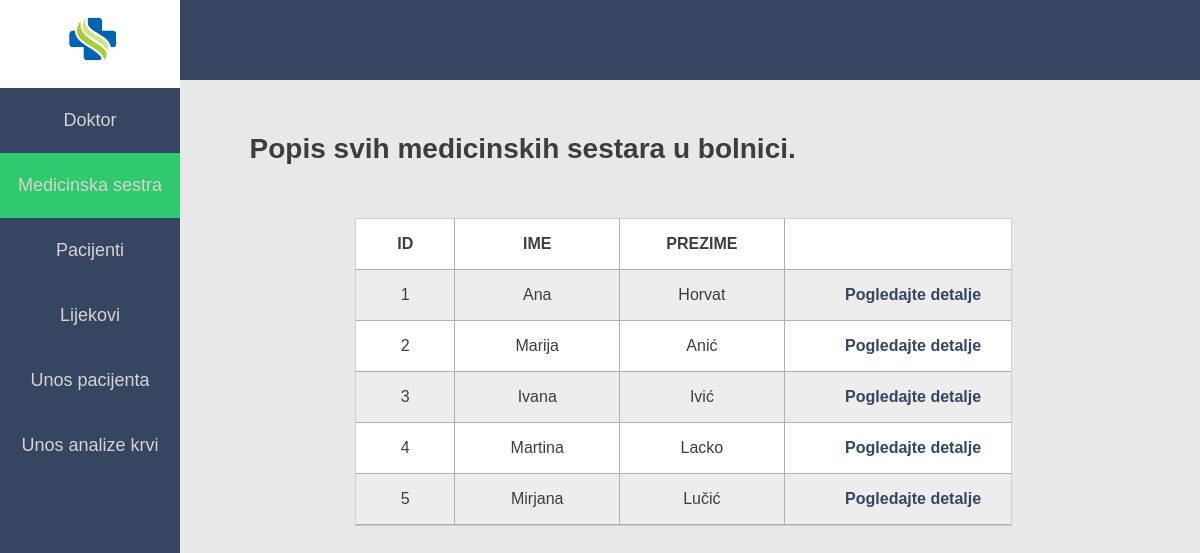
The app's page /sestra.php with its own data.
### tables this page shows
CREATE TABLE Medicinska_sestra(
id INT PRIMARY KEY NOT NULL,
ime VARCHAR(30),
prezime VARCHAR(30));

### sestra.php (the view, shortened to what this page needs)
<html>
<head>
     <link rel="stylesheet" href="style.css">
</head>
<body bgcolor="#e8e8e8">
   <header>
   </header>
   <div class="menu">
   	<div class="logo_space">
   		<a href="index.php"><img src="images/logo.png" style="width: 80px; height:75px; margin-left: 30%;" ></a>
   	</div>
    <a href="doktori.php"><div class="item">Doktor</div></a>
    <a href="sestra.php"><div class="item" id="selected_item">Medicinska sestra</div></a>
    <a href="pacijenti.php"><div class="item">Pacijenti</div></a>
    <a href="lijekovi.php"><div class="item">Lijekovi</div></a>
    <a href="unos_pacijenta.php"><div class="item">Unos pacijenta</div></a>
    <a href="unos_analize.php"><div class="item">Unos analize krvi</div></a>
   </div>
    <div class="body">
     <h1>Popis svih medicinskih sestara u bolnici.</h1>
      <div class="data_space">
        <div class="data_row">
          <div class="id"><b>ID</b></div>
          <div class="podaci"><b>IME</b></div>
          <div class="podaci"><b>PREZIME</b></div>
          <div class="detalji"></div>
        </div>
        <?php
         require('connection.php');
         $sestra = mysqli_query($db, "SELECT * FROM Medicinska_sestra");
         while($row = mysqli_fetch_array($sestra)){
         echo "
         <div class='data_row2'>
          <div class='id'> ". $row['id'] .  "</div>
          <div class='podaci'>" . $row['ime'] . "</div>
          <div class='podaci'>" . $row['prezime'] . "</div>
          <a href='detalji_sestra.php?id=".$row['id']."'><div class='detalji'>Pogledajte detalje</div></a>
        </div>";
         }
        ?>
      </div>
    </div>
</body>
</html>

### style.css (style rules this page uses)
* { margin:0; padding: 0; }
body { font-family: sans-serif; color:#3d3d3d; }
a { text-decoration: none; }
header { width: 100%; height: 10%; background-color: #364560; float: left; }
.logo_space { left: 0; height: 10%; width: 100%; background-color: white; }
.menu { width: 15%; height: 100%; background-color: #364560; position: fixed; left: 0; top: 0; float: left; }
.item { width: 100%; height: 65px; font-size: 18px; color: #d6d4d4; text-align: center; line-height: 65px; }
#selected_item { background-color: #30c96d; }
.body { float: left; width: 88%; margin-left: 12%; margin-top: 0; height: 100%; }
h1 { margin-top:5%; margin-left: 10%; font-weight: bold; font-size: 28px; }
.data_space { width: 62%; border:1px solid #cecece; margin-left: 20%; margin-top: 5%; float: left; display: block; }
.data_row2:nth-child(even) { width: 100%; height: 50px; border-bottom:1px solid #afafaf; background-color: #ededed; }
.data_row2:nth-child(odd) { width: 100%; height: 50px; border-bottom:1px solid #afafaf; background-color: white; }
.data_row { width: 100%; height: 50px; border-bottom:1px solid #afafaf; background-color: white; }
.id { width: 15%; height: 50px; border-right: 1px solid #afafaf; text-align: center; line-height: 50px; float: left; display: block; }
.podaci { width: 25%; height: 50px; border-right: 1px solid #afafaf; text-align: center; line-height: 50px; float: left; display: block; }
.detalji { width: 30%; height: 50px; text-align: right; font-weight: bold; line-height: 50px; float: left; display: block; color: #364560; text-decoration: none; }

### records on screen
medicinska_sestra: id "1", ime "Ana", prezime "Horvat"
medicinska_sestra: id "2", ime "Marija", prezime "Anić"
medicinska_sestra: id "3", ime "Ivana", prezime "Ivić"
medicinska_sestra: id "4", ime "Martina", prezime "Lacko"
medicinska_sestra: id "5", ime "Mirjana", prezime "Lučić"
